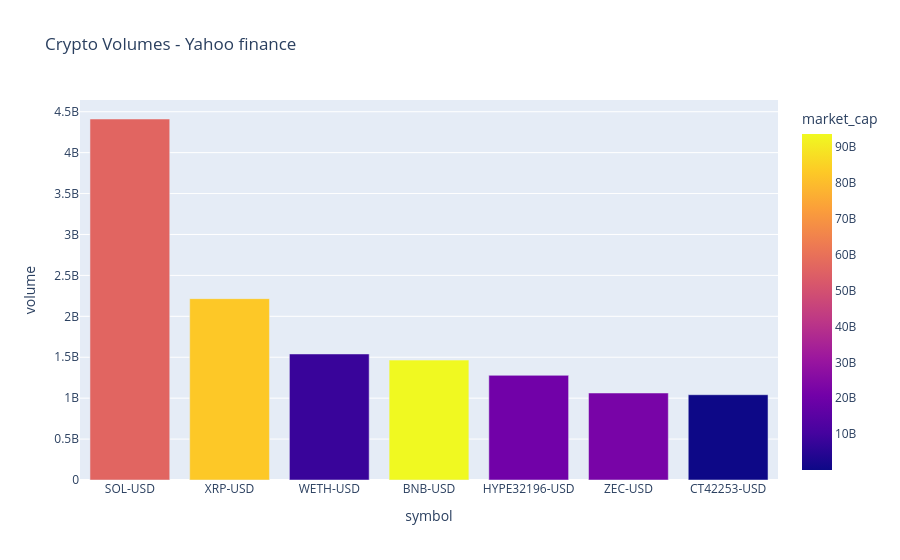

Notebook cell for this chart:
### Code cell
df = crypto_volumes()

save_crypto_volume(df)
plot_volume(df)

### Figure 1 — Plotly figure (JSON) as saved in the notebook; plotly's stock layout.template omitted (floating-point values rounded to 4 significant figures)
{"data": [{"customdata": [["Solana USD", 2.5, 56310000000.0], ["XRP USD", 0.0, 82770000000.0], ["WETH USD", 74.9, 8075000000.0], ["BNB USD", 11.2, 93550000000.0], ["Hyperliquid USD", -2.6, 20640000000.0], ["Zcash USD", 32.2, 22290000000.0], ["Concrete USD", -0.0, 24320000.0]], "hovertemplate": "symbol=%{x}<br>volume=%{y}<br>name=%{customdata[0]}<br>price=%{customdata[1]}<br>market_cap=%{marker.color}<extra></extra>", "legendgroup": "", "marker": {"color": [56310000000.0, 82770000000.0, 8075000000.0, 93550000000.0, 20640000000.0, 22290000000.0, 24320000.0], "coloraxis": "coloraxis", "pattern": {"shape": ""}}, "name": "", "orientation": "v", "showlegend": false, "textposition": "auto", "x": ["SOL-USD", "XRP-USD", "WETH-USD", "BNB-USD", "HYPE32196-USD", "ZEC-USD", "CT42253-USD"], "xaxis": "x", "y": [4411000000.0, 2216000000.0, 1540000000.0, 1465000000.0, 1279000000.0, 1063000000.0, 1042000000.0], "yaxis": "y", "type": "bar"}], "layout": {"xaxis": {"anchor": "y", "domain": [0.0, 1.0], "title": {"text": "symbol"}}, "yaxis": {"anchor": "x", "domain": [0.0, 1.0], "title": {"text": "volume"}}, "coloraxis": {"colorbar": {"title": {"text": "market_cap"}}, "colorscale": [[0.0, "#0d0887"], [0.1111, "#46039f"], [0.2222, "#7201a8"], [0.3333, "#9c179e"], [0.4444, "#bd3786"], [0.5556, "#d8576b"], [0.6667, "#ed7953"], [0.7778, "#fb9f3a"], [0.8889, "#fdca26"], [1.0, "#f0f921"]]}, "legend": {"tracegroupgap": 0}, "title": {"text": "Crypto Volumes - Yahoo finance"}, "barmode": "relative"}}
